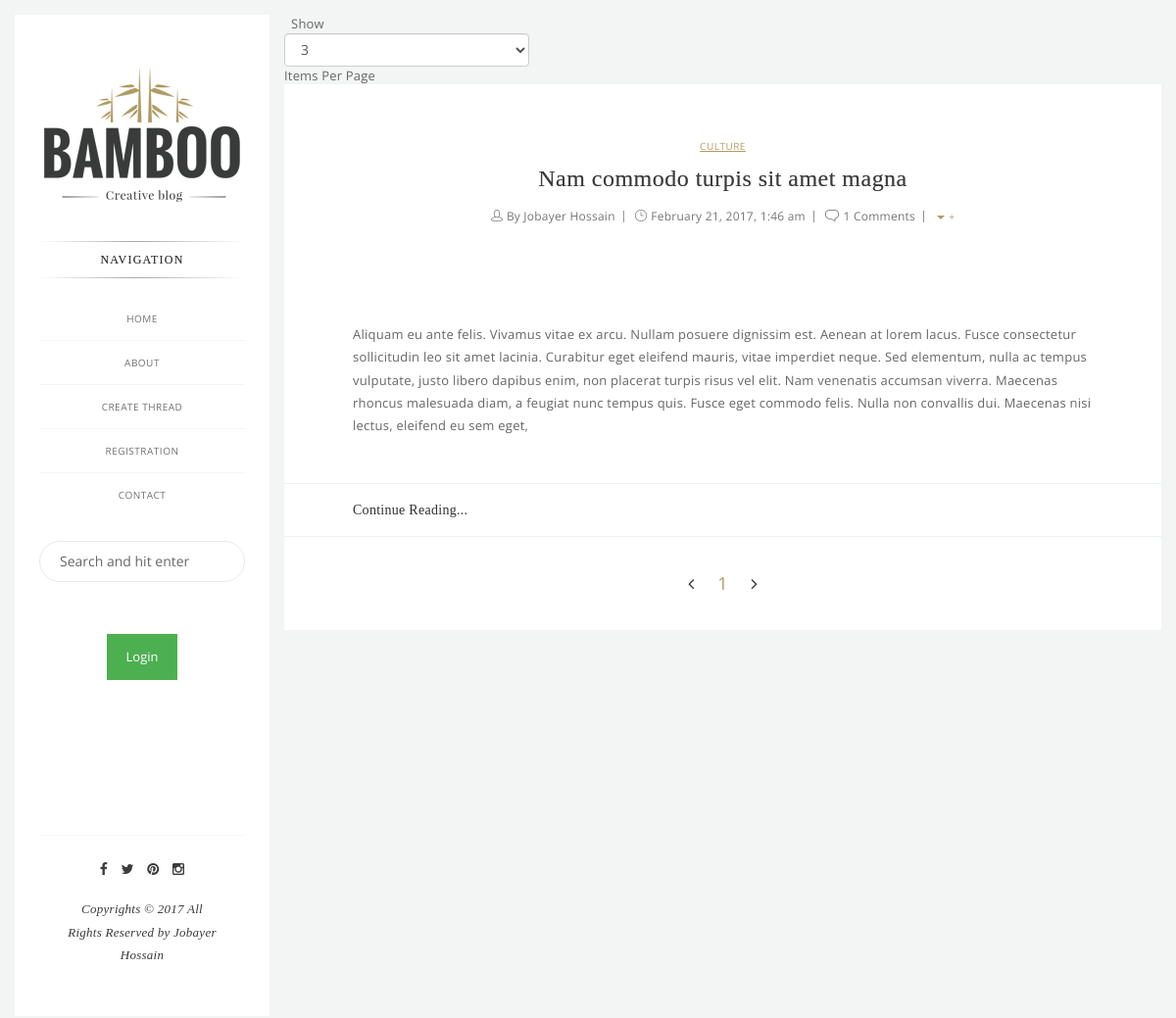
The page / on the database its author committed.
### tables this page shows
CREATE TABLE `thread_table` (
  `id` int(11) NOT NULL,
  `title` varchar(255) NOT NULL,
  `category` varchar(30) NOT NULL,
  `thread_body` text NOT NULL,
  `image` varchar(255) NOT NULL,
  `author_id` int(11) NOT NULL,
  `time_date` varchar(30) NOT NULL
);

CREATE TABLE `user_table` (
  `id` int(11) NOT NULL,
  `user_name` varchar(111) NOT NULL,
  `phone` varchar(15) NOT NULL,
  `e_mail` varchar(155) NOT NULL,
  `password` varchar(111) NOT NULL,
  `profile_picture` varchar(255) NOT NULL,
  `email_verified` varchar(155) NOT NULL
);

### Library/Model/Database.php (called while the page is built, shortened)
<?php
class Database{
    public $DBH;
    public $host     = "localhost";
    public $dbName   = "bamboo_db";
    public $user     = "root";
    public $password = "";
    public function __construct(){
        try {
            $this->DBH = new PDO("mysql:host=$this->host;dbname=$this->dbName",$this->user,$this->password);
        }
        catch (PDOException $e){
            echo "Connection Failed: " . $e->getMessage();
        }
        return $this->DBH;
    }
}

### Library/Thread/Thread.php (called while the page is built, shortened)
<?php
class Thread extends DB{
    public function indexPaginator($page=0,$itemsPerPage=3){
        $start = (($page-1) * $itemsPerPage);
        $sql = "SELECT * from thread_table LIMIT $start,$itemsPerPage";
        $STH = $this->DBH->query($sql);
        $STH->setFetchMode(PDO::FETCH_OBJ);
        $arrSomeData  = $STH->fetchAll();
        return $arrSomeData;
    }
    public function getAllKeywords()
    {
        $_allKeywords = array();
        $sql = "SELECT * FROM `thread_table`";
        $STH = $this->DBH->query($sql);
        $STH->setFetchMode(PDO::FETCH_OBJ);
        $allData = $STH->fetchAll();
        foreach ($allData as $oneData) {
            $_allKeywords[] = trim($oneData->title);
        }
        $STH = $this->DBH->query($sql);
        $STH->setFetchMode(PDO::FETCH_OBJ);
        $allData= $STH->fetchAll();
        foreach ($allData as $oneData) {
            $eachString = strip_tags($oneData->title);
            $eachString = trim( $eachString);
            $eachString = preg_replace( "/\r|\n/", " ", $eachString);
            $eachString = str_replace("&nbsp;","",  $eachString);
            $WordsArr   = explode(" ", $eachString);
            foreach ($WordsArr as $eachWord){
                $_allKeywords[] = trim($eachWord);
            }
        }
        $STH = $this->DBH->query($sql);
        $STH->setFetchMode(PDO::FETCH_OBJ);
        $allData= $STH->fetchAll();
        foreach ($allData as $oneData) {
            $_allKeywords[] = trim($oneData->category);
        }
        $STH = $this->DBH->query($sql);
        $STH->setFetchMode(PDO::FETCH_OBJ);
        $allData= $STH->fetchAll();
        foreach ($allData as $oneData) {
            $eachString= strip_tags($oneData->category);
            $eachString=trim( $eachString);
            $eachString= preg_replace( "/\r|\n/", " ", $eachString);
            $eachString= str_replace("&nbsp;","",  $eachString);
            $WordsArr = explode(" ", $eachString);
            foreach ($WordsArr as $eachWord){
                $_allKeywords[] = trim($eachWord);
            }
        }
        return array_unique($_allKeywords);
    }
}

### Library/User/User.php (called while the page is built, shortened)
<?php
class User extends DB{
    public function show($id){
        $query="SELECT * FROM `user_table` WHERE `user_table`.`id` =:id LIMIT 1";
        $result=$this->DBH->prepare($query);
        $result->execute(array(':id'=>$id));
        $row=$result->fetch(PDO::FETCH_OBJ);
        return $row;
    }
}

### Library/Comment/Comment.php (called while the page is built, shortened)
<?php
class Comment extends DB{
    public function index($id, $fetchMode='ASSOC'){
        $sql = "SELECT * FROM comment_table WHERE thread_id = '$id'";
        $STH = $this->DBH->query($sql);
        $fetchMode = strtoupper($fetchMode);
        if(substr_count($fetchMode,'OBJ') > 0)
            $STH->setFetchMode(PDO::FETCH_OBJ);
        else
            $STH->setFetchMode(PDO::FETCH_ASSOC);
        $arrAllData  = $STH->fetchAll();
        return $arrAllData;
    }
}

### index.php (the view, shortened to what this page needs)
<?php
$objThread = new Thread();
$allData = $objThread->index("obj");
$availableKeywords = $objThread->getAllKeywords();
$recordCount= count($allData);
if(isset($_REQUEST['Page']))   $page = $_REQUEST['Page'];
else if(isset($_SESSION['Page']))   $page = $_SESSION['Page'];
else   $page = 1;
if(isset($_REQUEST['ItemsPerPage']))   $itemsPerPage = $_REQUEST['ItemsPerPage'];
else if(isset($_SESSION['ItemsPerPage']))   $itemsPerPage = $_SESSION['ItemsPerPage'];
else   $itemsPerPage = 3;
$pages = ceil($recordCount/$itemsPerPage);
$someData = $objThread->indexPaginator($page,$itemsPerPage);
?>
<?php require_once "includes/header.php"; ?>
<section class="blog-content blog-standard">
<div class="">
    <table>
        <tr>
            <td width="250" height="50">
                    &nbsp; Show &nbsp;
                    <select  class="form-control"  name="ItemsPerPage" id="ItemsPerPage" onchange="javascript:location.href = this.value;" >
                        <?php
                        if($itemsPerPage==3 ) echo '<option value="?ItemsPerPage=3" selected > 3  </option>';
                        else echo '<option  value="?ItemsPerPage=3"> 3 </option>';
                        ?>
                    </select>
                    Items Per Page &nbsp;
            </td>
            <td width='600' height="50" >
            </td>
        </tr>
    </table>
   <?php
    foreach($someData as $key => $values){
   ?>
    <div class="post">
        <div class="post-cat">
            <ul>
                <li><a href="#"><?php echo $values->category; ?></a></li>
            </ul>
        </div>
        <div class="post-title">
            <h2><a href="single.php?no=<?php echo $values->id; ?>"><?php echo $values->title; ?></a></h2>
        </div>
        <?php
            $objUser = new User();
            $author = $objUser->show($values->author_id);
            $objComment = new Comment();
            $comments = $objComment->index($values->id);
            $count = count($comments);
        ?>
        <div class="post-meta">
            <span class="author">
            <i class="pi-icon pi-icon-user"></i>
            By <a href="profile.php?id=<?php echo $author->id; ?>"><?php echo $author->user_name; ?></a>
            </span>
            <span class="date">
            <i class="pi-icon pi-icon-clock"></i>
            <a href="#"><?php echo date('F j, Y, g:i a', $values->time_date); ?></a>
            </span>
            <span class="comment">
                <i class="pi-icon pi-icon-comment"></i>
                <a href="single.php?no=<?php echo $values->id; ?>"><?php echo $count; ?> Comments</a>
            </span>
            <span class="btn-group">
                <ul class="navlist" style="z-index: 10;">
                    <li class="menu-item-has-children current-menu-parent">
                        <a href="#"><span class="caret"></a>
                    </li>
                </ul>
            </span>
        </div>
        <div class="post-media">
            <div class="image-wrap">
            </div>
        </div>
        <div class="post-body">
            <div class="post-entry">
                <p><?php  echo substr($values->thread_body, 0, 500); ?>
                </p>
            </div>
        </div>
        <div class="post-footer">
            <div class="post-link">
                <a href="single.php?no=<?php echo $values->id; ?>">Continue Reading...</a>
            </div>
        </div>
    </div>
        <?php
    }
   ?>
</div>
    <div class="pi-pagination">
            <?php if(!empty($pages)):
                if ($page > $pages){
                    echo "<span class=\"pagination-prev\"><i class=\"fa fa-angle-left\"></i></span>
                          <span class=\"current\">1</span>
                          <span class=\"pagination-next\"><i class=\"fa fa-angle-right\"></i></span>";
                }else {
                    if (($page == 1) && ($total_pages = 1)):?>
                        <span class="pagination-prev"><i class="fa fa-angle-left"></i></span>
                    <?php elseif ($page == $pages): ?>
                        <span class="pagination-next"><a href='index.php?Page=<?php echo $page - 1; ?>'> <i class="fa fa-angle-right"></i></a></span>
                    <?php else: ?>
                        <span class="pagination-next"><a href='index.php?Page=<?php echo $page - 1; ?>'> <i class="fa fa-angle-right"></i></a></span>
                    <?php endif; ?>
                    <?php
                    for ($i = 1; $i <= $pages; $i++):
                        ?>
                        <a class='<?php if ($i == $page) echo 'current'; ?>' href='index.php?Page=<?php echo $i; ?>'><?php echo $i; ?></a>
                    <?php endfor; ?>
                    <?php
                    if ($page == $pages ): ?>
                        <span class="pagination-next"><i class="fa fa-angle-right"></i></span>
                    <?php else: ?>
                        <span class="pagination-next">
                            <a href='index.php?Page=<?php echo $page + 1; ?>'> <i class="fa fa-angle-right"></i></a>
                        </span>
                    <?php endif; ?>
                    <?php
                }
            endif;?>
    </div>
</section>
<?php require_once "includes/footer.php"; ?>

### css/style.css (style rules this page uses)
a,input,textarea,button,select { outline:none; }
body { position:relative;font-family:"Open Sans",sans-serif;font-size:13px;color:#666;background-color:#fff;background-repeat:no-repeat;padding:0;margin:0;letter-spacing:0.014em; }
select { border:1px solid #eee;height:42px;line-height:42px;padding:0 10px;color:#666;font-family:"Open Sans",sans-serif;font-size:14px; }
a { color:#af9b63;-webkit-transition:all 0.3s ease;-moz-transition:all 0.3s ease;-ms-transition:all 0.3s ease;-o-transition:all 0.3s ease;transition:all 0.3s ease;letter-spacing:0.02em; }
p { line-height:1.8em;letter-spacing:0.02em; }
ol li,ul li { letter-spacing:0.02em; }
.h2,h2 { font-family:"Playfair Display",serif;font-weight:400;font-size:30px;color:#393b3a;line-height:1.4em;letter-spacing:0.02em;text-shadow:0 0 rgba(0,0,0,0.4); }
.h2 a,h2 a { color:inherit; }
.pi-icon,.icon { display:inline-block;font-style:normal;max-width:none;width:auto; }
.navlist { position:relative;font-size:0;list-style:none;padding:0;margin-top:-16px;margin-bottom:0; }
.navlist>li:last-child a { border:0; }
.navlist li { position:relative;display:block; }
.navlist li.menu-item-has-children>a { position:relative; }
.navlist li.menu-item-has-children>a:after { content:'+';display:inline-block;margin-left:4px; }
.navlist li a { display:block;font-family:"Open Sans",sans-serif;font-size:10px;color:#707070;text-transform:uppercase;line-height:44px;border-bottom:1px solid #f4f6f5;letter-spacing:0.05em; }
.navlist li.current-menu-parent>a,.navlist li.current-menu-item>a,.navlist li:hover>a { color:#af9b63; }
.pi-icon-user { background:url("../images/icon-user.png") no-repeat 0 0;background-size:12px;width:12px;height:12px; }
.pi-icon-clock { background:url("../images/icon-clock.png") no-repeat 0 0;background-size:12px;width:12px;height:12px; }
.pi-icon-comment { background:url("../images/icon-comment.png") no-repeat 0 0;background-size:14px 12px;width:14px;height:12px; }
.blog-content { position:relative;float:right; }
.blog-content .post { position:relative; }
.blog-content .post-cat { font-size:10px;color:#af9b63; }
.blog-content .post-cat ul { display:inline-block;list-style:none;padding:0;margin:0; }
.blog-content .post-cat ul li { display:inline-block; }
.blog-content .post-cat ul li a { font-family:"Open Sans",sans-serif;color:inherit;text-transform:uppercase;text-decoration:underline;letter-spacing:0.05em; }
.blog-content .post-cat ul li a:after { content:','; }
.blog-content .post-cat ul li:last-child a:after { display:none; }
.blog-content .post-title h1,.blog-content .post-title h2 { font-size:24px; }
.blog-content .post-title a { display:block;color:inherit; }
.blog-content .post-meta { font-weight:400;font-size:0;color:#767676;padding:0 15px; }
.blog-content .post-meta .pi-icon { vertical-align:-1px;margin-right:1px; }
.blog-content .post-meta>span { position:relative;display:inline-block;font-size:12px;padding:0 10px;overflow:hidden; }
.blog-content .post-meta>span:after { content:'|';position:absolute;right:-2px;top:-1px; }
.blog-content .post-meta>span:last-child:after { display:none; }
.blog-content .post-meta a { color:inherit; }
.blog-content .post-entry { line-height:1.8em;letter-spacing:0.02em; }
.blog-content .post-entry:after { content:'';display:table;clear:both; }
.blog-standard .post { background-color:#fff;padding-top:56px; }
.blog-standard .post-cat { padding:0 15px;text-align:center;margin-bottom:10px; }
.blog-standard .post-title { text-align:center;margin-top:0;padding:0 15px;max-width:600px;margin-left:auto;margin-right:auto; }
.blog-standard .post-title h2 { margin:0; }
.blog-standard .post-meta { margin-top:12px;text-align:center; }
.blog-standard .post-media { margin-top:32px; }
.blog-standard .post-body { padding:36px 70px; }
.blog-standard .post-footer { position:relative;border-top:1px solid #eff0f0;border-bottom:1px solid #eff0f0;padding:0 70px;line-height:52px;min-height:52px; }
.blog-standard .post-footer .post-link a { font-family:"Playfair Display",serif;font-size:14px;color:#303030; }
.pi-pagination { text-align:center;padding:30px 15px;background-color:#fff; }
.pi-pagination>span,.pi-pagination>a { display:inline-block;padding:5px 10px;font-size:18px;color:#393b3a; }
.pi-pagination .current { color:#af9b63; }

### rows shown on the page
thread_table: category "CULTURE", title "Nam commodo turpis sit amet magna", author.user_name "Jobayer Hossain", time_date "February 21, 2017, 1:46 am", count "1", thread_body "Aliquam eu ante felis. Vivamus vitae ex arcu. Nullam posuere dignissim est. Aenean at lorem lacus. Fusce consectetur sollicitudin leo sit amet lacinia. Curabitur eget eleifend mauris, vitae imperdiet neque. Sed elementum, nulla ac tempus vulputate, justo libero dapibus enim, non placerat turpis risus vel elit. Nam venenatis accumsan viverra. Maecenas rhoncus malesuada diam, a feugiat nunc tempus quis. Fusce eget commodo felis. Nulla non convallis dui. Maecenas nisi lectus, eleifend eu sem eget,"
